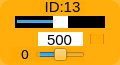
    <widget class="QWidget" name="widget_id13" native="true">
     <property name="geometry">
      <rect>
       <x>745</x>
       <y>40</y>
       <width>120</width>
       <height>65</height>
      </rect>
     </property>
     <property name="maximumSize">
      <size>
       <width>16777161</width>
       <height>16777215</height>
      </size>
     </property>
     <property name="styleSheet">
      <string notr="true">background-color: rgb(255, 170, 0, 200);
border-radius:10px;</string>
     </property>
     <widget class="QLabel" name="label_ID13">
      <property name="geometry">
       <rect>
        <x>40</x>
        <y>1</y>
        <width>45</width>
        <height>12</height>
       </rect>
      </property>
      <property name="minimumSize">
       <size>
        <width>0</width>
        <height>10</height>
       </size>
      </property>
      <property name="font">
       <font>
        <family>Arial</family>
        <pointsize>11</pointsize>
       </font>
      </property>
      <property name="styleSheet">
       <string notr="true">background-color: rgb(255, 255, 255， 0);
border-radius:0px;</string>
      </property>
      <property name="text">
       <string>ID:13</string>
      </property>
      <property name="alignment">
       <set>Qt::AlignCenter</set>
      </property>
     </widget>
     <widget class="QSlider" name="horizontalSlider_pulse_id13">
      <property name="geometry">
       <rect>
        <x>15</x>
        <y>16</y>
        <width>90</width>
        <height>12</height>
       </rect>
      </property>
      <property name="autoFillBackground">
       <bool>false</bool>
      </property>
      <property name="styleSheet">
       <string notr="true">QSlider{
	background: rgb(0, 0, 0);
	border-radius:0px;
}
QSlider::handle {/*设置中间的那个滑动的键*/                           background: rgb(255, 255, 255)}</string>
      </property>
      <property name="minimum">
       <number>0</number>
      </property>
      <property name="maximum">
       <number>1000</number>
      </property>
      <property name="pageStep">
       <number>1</number>
      </property>
      <property name="value">
       <number>500</number>
      </property>
      <property name="orientation">
       <enum>Qt::Horizontal</enum>
      </property>
     </widget>
     <widget class="QSlider" name="horizontalSlider_dev_id13">
      <property name="geometry">
       <rect>
        <x>35</x>
        <y>48</y>
        <width>50</width>
        <height>13</height>
       </rect>
      </property>
      <property name="styleSheet">
       <string notr="true">background-color: rgb(255, 255, 255， 0);</string>
      </property>
      <property name="minimum">
       <number>-125</number>
      </property>
      <property name="maximum">
       <number>125</number>
      </property>
      <property name="pageStep">
       <number>1</number>
      </property>
      <property name="orientation">
       <enum>Qt::Horizontal</enum>
      </property>
     </widget>
     <widget class="QLabel" name="label_id13">
      <property name="geometry">
       <rect>
        <x>10</x>
        <y>47</y>
        <width>30</width>
        <height>15</height>
       </rect>
      </property>
      <property name="minimumSize">
       <size>
        <width>0</width>
        <height>10</height>
       </size>
      </property>
      <property name="font">
       <font>
        <family>DejaVu Sans</family>
        <pointsize>10</pointsize>
       </font>
      </property>
      <property name="styleSheet">
       <string notr="true">background-color: rgb(255, 255, 255， 0);</string>
      </property>
      <property name="text">
       <string>0</string>
      </property>
      <property name="alignment">
       <set>Qt::AlignCenter</set>
      </property>
     </widget>
     <widget class="QLineEdit" name="lineEdit_id13">
      <property name="geometry">
       <rect>
        <x>38</x>
        <y>32</y>
        <width>45</width>
        <height>14</height>
       </rect>
      </property>
      <property name="sizePolicy">
       <sizepolicy hsizetype="Fixed" vsizetype="Fixed">
        <horstretch>0</horstretch>
        <verstretch>0</verstretch>
       </sizepolicy>
      </property>
      <property name="font">
       <font>
        <family>Arial</family>
        <pointsize>11</pointsize>
       </font>
      </property>
      <property name="autoFillBackground">
       <bool>false</bool>
      </property>
      <property name="styleSheet">
       <string notr="true">background-color: rgb(255, 255, 255);
border-radius:0px;</string>
      </property>
      <property name="text">
       <string>500</string>
      </property>
      <property name="maxLength">
       <number>1000</number>
      </property>
      <property name="alignment">
       <set>Qt::AlignCenter</set>
      </property>
      <property name="dragEnabled">
       <bool>false</bool>
      </property>
      <property name="readOnly">
       <bool>false</bool>
      </property>
     </widget>
     <widget class="QCheckBox" name="checkBox_id13">
      <property name="geometry">
       <rect>
        <x>90</x>
        <y>34</y>
        <width>15</width>
        <height>10</height>
       </rect>
      </property>
      <property name="text">
       <string/>
      </property>
     </widget>
    </widget>
